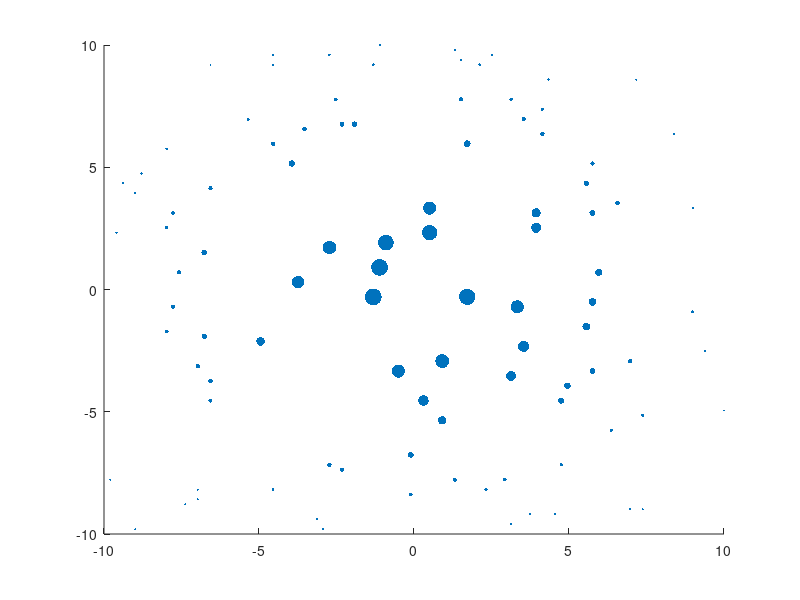

This chart was generated by the following MATLAB code:
b = 10;
n = 100;
nw = 100;

xi = linspace(-b, b, n);
yi = xi;
idx = randi(n, 2, nw);
x = xi(idx(1,:));
y = yi(idx(2,:));
pts = [x; y]';

ps = mvnpdf(pts, [0 0], [b b]);
figure; scatter(x, y, 1e4*ps + 2, 'filled', 'k');
D = squareform(pdist(pts, 'euclidean'));
